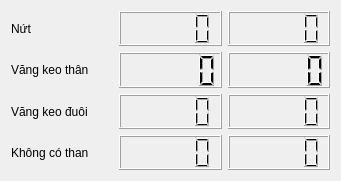
  <widget class="QWidget" name="horizontalLayoutWidget_2">
   <property name="geometry">
    <rect>
     <x>260</x>
     <y>40</y>
     <width>341</width>
     <height>181</height>
    </rect>
   </property>
   <layout class="QHBoxLayout" name="horizontalLayout_10">
    <item>
     <layout class="QVBoxLayout" name="verticalLayout_3">
      <item>
       <layout class="QHBoxLayout" name="horizontalLayout_11">
        <item>
         <widget class="QLabel" name="label_13">
          <property name="text">
           <string>Nứt</string>
          </property>
         </widget>
        </item>
        <item>
         <widget class="QLCDNumber" name="cam1_detail1"/>
        </item>
        <item>
         <widget class="QLCDNumber" name="cam1_detail1_1"/>
        </item>
       </layout>
      </item>
      <item>
       <layout class="QHBoxLayout" name="horizontalLayout_15">
        <item>
         <widget class="QLabel" name="label_14">
          <property name="text">
           <string>Văng keo thân</string>
          </property>
         </widget>
        </item>
        <item>
         <widget class="QLCDNumber" name="cam1_detail2"/>
        </item>
        <item>
         <widget class="QLCDNumber" name="cam1_detail2_1"/>
        </item>
       </layout>
      </item>
      <item>
       <layout class="QHBoxLayout" name="horizontalLayout_16">
        <item>
         <widget class="QLabel" name="label_15">
          <property name="text">
           <string>Văng keo đuôi</string>
          </property>
         </widget>
        </item>
        <item>
         <widget class="QLCDNumber" name="cam1_detail3"/>
        </item>
        <item>
         <widget class="QLCDNumber" name="cam1_detail3_1"/>
        </item>
       </layout>
      </item>
      <item>
       <layout class="QHBoxLayout" name="horizontalLayout_12">
        <item>
         <widget class="QLabel" name="label_16">
          <property name="text">
           <string>Không có than</string>
          </property>
         </widget>
        </item>
        <item>
         <widget class="QLCDNumber" name="cam1_detail4"/>
        </item>
        <item>
         <widget class="QLCDNumber" name="cam1_detail4_1"/>
        </item>
       </layout>
      </item>
     </layout>
    </item>
   </layout>
  </widget>
